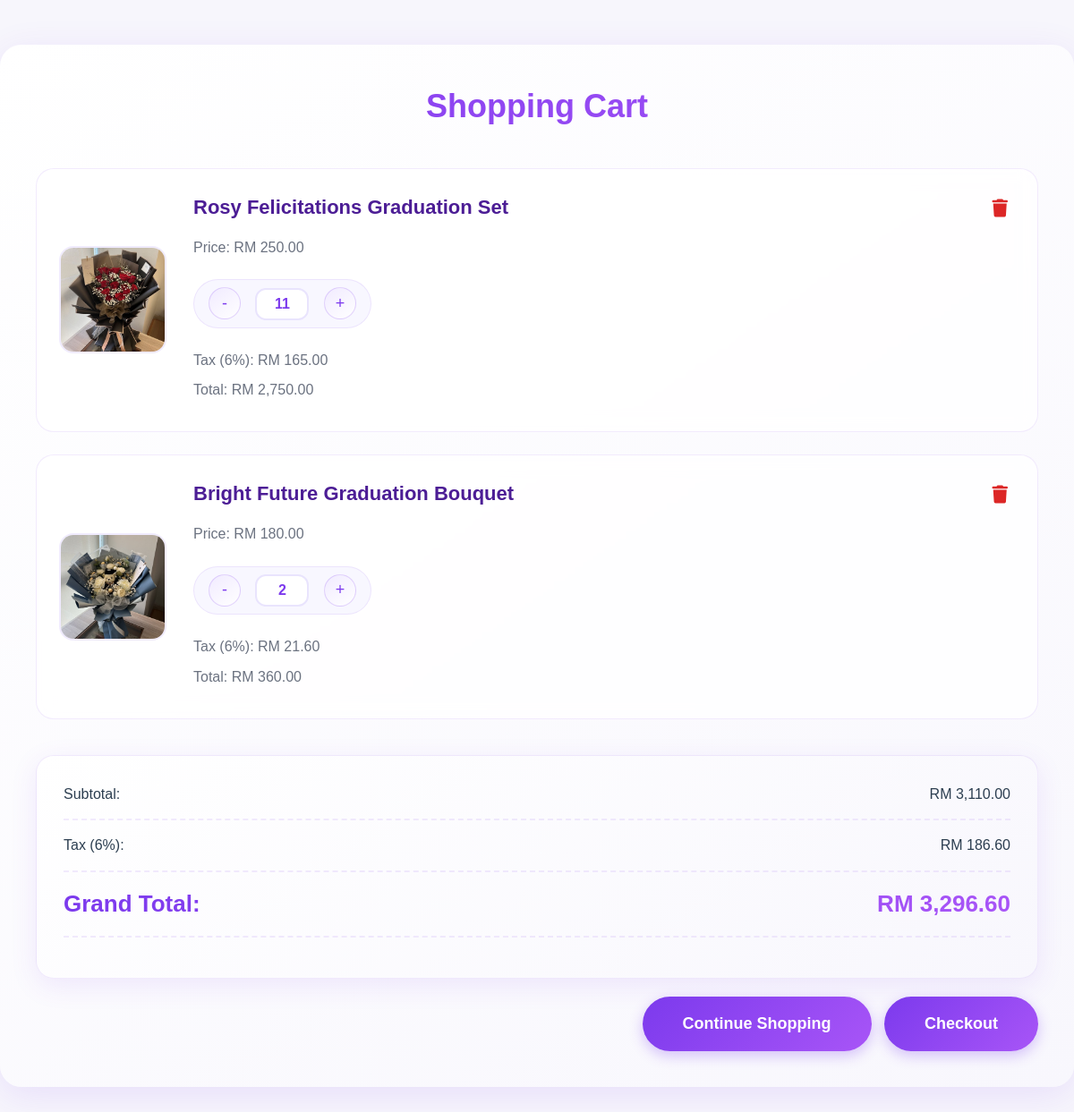
Screenshot of /shopping_cart.php (signed in) with the database file from the repository.
### tables this page shows
CREATE TABLE `cartitem` (
  `CartItemID` varchar(50) DEFAULT NULL,
  `CartID` varchar(32) DEFAULT NULL,
  `productId` varchar(20) NOT NULL,
  `Quantity` int DEFAULT NULL,
  `Price` decimal(10,2) DEFAULT NULL,
  `TotalPrice` decimal(10,2) DEFAULT NULL,
  `SalesTax` decimal(10,2) DEFAULT NULL
);

CREATE TABLE `products` (
  `productId` varchar(20) NOT NULL,
  `name` varchar(255) NOT NULL,
  `description` text,
  `price` decimal(10,2) NOT NULL,
  `categoryId` varchar(20) DEFAULT NULL,
  `subcategoryId` varchar(20) DEFAULT NULL,
  `stock` int NOT NULL DEFAULT '0',
  `image_url` varchar(255) DEFAULT NULL,
  `created_at` timestamp NULL DEFAULT CURRENT_TIMESTAMP
);

### shopping_cart.php (the view, shortened to what this page needs)
<?php
    $host = 'localhost';
    $dbname = 'graduation_store';
    $username = 'root';
    $password = '';
    try {
        $pdo = new PDO("mysql:host=$host;dbname=$dbname", $username, $password);
        $pdo->setAttribute(PDO::ATTR_ERRMODE, PDO::ERRMODE_EXCEPTION);
    } catch(PDOException $e) {
        die("Database connection failed: " . $e->getMessage());
    }
    $cartItems = [];
    $total = 0;
    $totalTax = 0;
    $grandTotal = 0;
    $cartQuery = "SELECT CartID FROM shoppingcart WHERE CustomerID = ? AND Status = 'Active'";
    $cartStmt = $pdo->prepare($cartQuery);
    $cartStmt->execute([$_SESSION['customerid']]);
    $cart = $cartStmt->fetch(PDO::FETCH_ASSOC);
    if ($cart) {
        $itemsQuery = "SELECT ci.CartItemID, ci.ProductId, ci.Quantity,
                      p.name, p.image_url, p.price as Price, p.stock
                      FROM cartitem ci
                      JOIN products p ON ci.productId COLLATE utf8mb4_general_ci = p.productId COLLATE utf8mb4_general_ci
                      WHERE ci.CartID = ?";
        $itemsStmt = $pdo->prepare($itemsQuery);
        $itemsStmt->execute([$cart['CartID']]);
        $cartItems = $itemsStmt->fetchAll(PDO::FETCH_ASSOC);
        foreach($cartItems as &$item) {
            $subtotal = $item['Price'] * $item['Quantity'];
            $tax = $subtotal * 0.06;
            $total += $subtotal;
            $totalTax += $tax;
        }
        $grandTotal = $total + $totalTax;
    } else {
        $cartId = 'C' . uniqid();
        $createCartQuery = "INSERT INTO shoppingcart (CartID, CustomerID, Status, CreatedAt) VALUES (?, ?, 'Active', NOW())";
        $createCartStmt = $pdo->prepare($createCartQuery);
        $createCartStmt->execute([$cartId, $_SESSION['customerid']]);
    }
?>
<!DOCTYPE html>
<html lang="en">
<head>
    <link rel="stylesheet" href="customer_product.css">
    <link rel="stylesheet" href="https://cdnjs.cloudflare.com/ajax/libs/font-awesome/6.0.0/css/all.min.css">
</head>
<body>
    <div class="cart-container">
        <h2>Shopping Cart</h2>
        <?php if (empty($cartItems)): ?>
            <div class="empty-cart">
                <p>Your shopping cart is empty</p>
                <a href="customer_product.php" class="checkout-btn">Continue Shopping</a>
            </div>
        <?php else: ?>
            <div class="cart-items">
                <?php foreach($cartItems as $item): ?>
                    <div class="cart-item" data-id="<?= htmlspecialchars($item['ProductId']) ?>" data-stock="<?= htmlspecialchars($item['stock']) ?>">
                        <img src="<?= !empty($item['image_url']) ? htmlspecialchars($item['image_url']) : 'img/placeholder.jpg' ?>"
                            alt="<?= htmlspecialchars($item['name']) ?>">
                        <div class="item-details">
                            <h3><?= htmlspecialchars($item['name']) ?></h3>
                            <p>Price: RM <?= number_format($item['Price'], 2) ?></p>
                            <div class="qty-container">
                                <form action="add_to_cart.php" method="POST" class="quantity-form">
                                    <button type="button" class="qty-btn decrease" onclick="decreaseQuantity(this)">-</button>
                                    <input type="text" name="quantity" class="qty-input" value="<?= $item['Quantity'] ?>" readonly>
                                    <button type="button" class="qty-btn increase" onclick="increaseQuantity(this, <?= $item['stock'] ?>)">+</button>
                                </form>
                            </div>
                            <p class="tax">Tax (6%): RM <?= number_format($item['tax'], 2) ?></p>
                            <p class="total">Total: RM <?= number_format($item['subtotal'], 2) ?></p>
                            <form action="add_to_cart.php" method="POST" class="remove-form">
                                <button type="submit" class="remove-btn" title="Remove Item"><i class="fas fa-trash"></i></button>
                            </form>
                        </div>
                    </div>
                <?php endforeach; ?>
            </div>
            <div class="cart-summary">
                <div class="summary-row">
                    <span>Subtotal:</span>
                    <span>RM <?= number_format($total, 2) ?></span>
                </div>
                <div class="summary-row">
                    <span>Tax (6%):</span>
                    <span>RM <?= number_format($totalTax, 2) ?></span>
                </div>
                <div class="summary-row grand-total">
                    <span>Grand Total:</span>
                    <span>RM <?= number_format($grandTotal, 2) ?></span>
                </div>
            </div>
            <div style="text-align: right; margin-top: 20px;">
                <a href="customer_product.php" class="checkout-btn" style="margin-right: 10px;">Continue Shopping</a>
                <a href="checkout.php" class="checkout-btn">Checkout</a>
            </div>
        <?php endif; ?>
    </div>
</body>
</html>

### customer_product.css (style rules this page uses)
:root { --primary-color: #4A90E2; --secondary-color: #2C3E50; --accent-color: #E74C3C; --text-color: #2C3E50; --light-gray: #f8f9fa; --box-shadow: 0 2px 15px rgba(0,0,0,0.1); }
* { margin: 0; padding: 0; box-sizing: border-box; font-family: 'Poppins', sans-serif; }
body { background-color: #fff; color: var(--text-color); line-height: 1.6; }

### shopping_cart.php (style rules this page uses)
body { font-family: 'Poppins', 'PingFang SC', sans-serif; background-color: #f7f6fc; margin: 0; padding: 0; }
.cart-container { max-width: 1200px; margin: 50px auto 140px; background: linear-gradient(145deg, #ffffff, #f8f7fd); border-radius: 24px; padding: 40px; box-shadow: 0 10px 40px rgba(124, 58, 237, 0.12); }
.cart-container h2 { font-size: 36px; font-weight: 800; background: linear-gradient(90deg, #7c3aed, #a855f7); -webkit-background-clip: text; -webkit-text-fill-color: transparent; text-align: center; margin-bottom: 40px; }
.cart-item { display: flex; align-items: center; padding: 25px; margin-bottom: 25px; border-radius: 20px; background: rgba(255, 255, 255, 0.8); backdrop-filter: blur(10px); border: 1px solid rgba(124, 58, 237, 0.1); transition: all 0.4s ease; }
.cart-item img { width: 120px; height: 120px; object-fit: cover; border-radius: 16px; border: 2px solid #f0ebfe; transition: transform 0.3s ease; }
.item-details { flex: 1; margin-left: 30px; position: relative; }
.item-details h3 { font-size: 22px; margin: 0 0 15px; color: #4c1d95; }
.item-details p { margin: 8px 0; font-size: 16px; color: #6b7280; }
.qty-btn { width: 36px; height: 36px; background: linear-gradient(145deg, #f1ebff, #ffffff); border: 1px solid rgba(124, 58, 237, 0.2); border-radius: 50%; font-size: 18px; color: #7c3aed; cursor: pointer; transition: all 0.3s ease; }
.qty-input { width: 60px; height: 36px; text-align: center; border: 2px solid #e9e4fd; border-radius: 12px; font-size: 16px; font-weight: 600; color: #7c3aed; margin: 0 12px; }
.cart-summary { background: linear-gradient(145deg, #ffffff, #f8f7fd); border-radius: 20px; padding: 30px; margin-top: 40px; box-shadow: 0 8px 30px rgba(124, 58, 237, 0.1); border: 1px solid rgba(124, 58, 237, 0.1); }
.summary-row { display: flex; justify-content: space-between; align-items: center; margin-bottom: 15px; padding-bottom: 15px; border-bottom: 2px dashed rgba(124, 58, 237, 0.1); }
.grand-total { font-size: 26px; background: linear-gradient(90deg, #7c3aed, #a855f7); -webkit-background-clip: text; -webkit-text-fill-color: transparent; font-weight: 800; }
.checkout-btn { display: inline-flex; align-items: center; gap: 10px; padding: 16px 45px; background: linear-gradient(135deg, #7c3aed, #a855f7); color: white; border-radius: 100px; font-size: 18px; font-weight: 600; text-decoration: none; transition: all 0.4s ease; border: none; box-shadow: 0 5px 15px rgba(124, 58, 237, 0.3); }
.remove-btn { position: absolute; top: 0; right: 0; background: none; border: none; color: #dc2626; font-size: 20px; padding: 8px; cursor: pointer; transition: all 0.3s ease; border-radius: 50%; }
.qty-container { display: inline-flex; align-items: center; background: #f8f7ff; padding: 8px 16px; border-radius: 100px; margin: 15px 0; border: 1px solid rgba(124, 58, 237, 0.1); }

### rows the page displays
cartitem: shows a picture, productId.name "Rosy Felicitations Graduation Set", productId.price "250.00", quantity "11", tax "165.00", subtotal "2,750.00"
cartitem: shows a picture, productId.name "Bright Future Graduation Bouquet", productId.price "180.00", quantity "2", tax "21.60", subtotal "360.00"

### other values shown
$total "3,110.00"
$totalTax "186.60"
$grandTotal "3,296.60"
